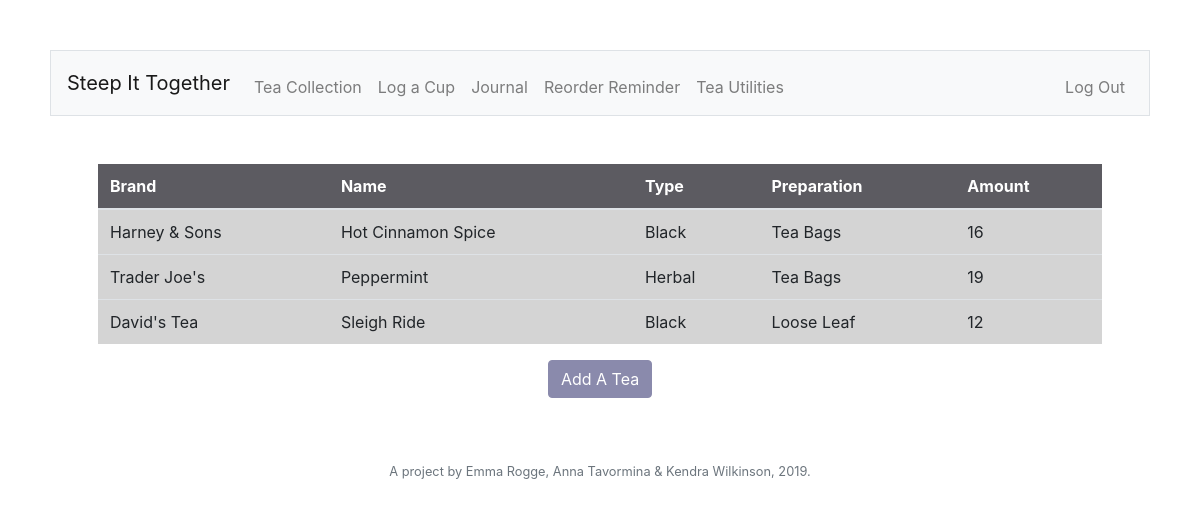
The page / (signed in) on the database its author committed.
### tables this page shows
CREATE TABLE transactions ('transaction_id' integer PRIMARY KEY AUTOINCREMENT NOT NULL, 'user_id' integer NOT NULL, 'name' text NOT NULL, 'brand' text, 'type' text NOT NULL, 'preparation' text NOT NULL, 'amount' integer, 'location' text, 'price' double precision, 'curr_date' text, 'curr_time' text);

### application.py (the view)
@app.route("/")
@login_required
def index():
    _items = get_teas_by_user()
    print("_items: {}".format(_items))
    return render_template("collection.html", items=_items)

### application.py (called while the page is built)
@app.after_request
def after_request(response):
    response.headers["Cache-Control"] = "no-cache, no-store, must-revalidate"
    response.headers["Expires"] = 0
    response.headers["Pragma"] = "no-cache"
    return response

@login_required
def get_teas_by_user():
    print("REFRESHING TEA COLLECTION!")
    teas_by_user = db.execute("SELECT SUM(transactions.amount) as 'amount', user_id, name, brand, type, preparation FROM transactions WHERE user_id=:user_id GROUP BY user_id, name, brand, type, preparation", \
        user_id=session['user_id'])
    print(teas_by_user)
    return teas_by_user

### helpers.py (called while the page is built)
def login_required(f):
    @wraps(f)
    def decorated_function(*args, **kwargs):
        if session.get("user_id") is None:
            return redirect("/login")
        return f(*args, **kwargs)
    return decorated_function

### templates/collection.html (shortened to what this page needs)
<html lang="en">
<link href="/static/css/collection.css" rel="stylesheet">
{% extends "layout.html" %}
{% block main %}
    <table class="table" border="0|0" id="teas">
        <thead id="heading">
            <tr>
                <th>Brand</th>
                <th>Name</th>
                <th>Type</th>
                <th>Preparation</th>
                <th>Amount</th>
            </tr>
        </thead>
    {% for item in items %}
        <tr id="row" class="tea-row">
            <td class="cell" class="brand">{{ item['brand'] }}</td>
            <td class="name">{{ item['name'] }}</td>
            <td class="type">{{ item['type']}}</td>
            <td class="preparation">{{ item['preparation']}}</td>
            <td class="amount">{{ item['amount']}}</td>
        </tr>
    {% endfor %}
    </table>
    <form action="{{ url_for('input_tea') }}" method="get">
        <td class="add-tea">
            <button class="btn" type="submit" id="add-tea-button">Add A Tea</button>
        </td>
    </form>
{% endblock %}

### static/css/collection.css (style rules this page uses)
table { border-collapse: border; outline: none; border: none; }
.table thead th, .table td { outline: none; border: none; padding: none; }
.tea-row { background-color: #d4d4d4; border: none; }
#heading { background-color: #5c5b61; border-color: #5c5b61; border: none; box-shadow: none; border-top: none; color: white; }
.btn#add-tea-button { display: block; margin-left: auto; margin-right: auto; text-align: center; color: white; border-color: #8a8aac; background-color: #8a8aac; }

### static/css/styles.css (style rules this page uses)
body { margin: 50px; background-image: url("https://i.imgur.com/XQ9OZGx.jpg"); background-repeat: no-repeat; background-size: cover; background-position: right top; background-attachment: fixed; }
button { margin-left: auto; margin-right: auto; }

### rows shown on the page
transactions: brand "David's Tea", name "Sleigh Ride", type "Black", preparation "Loose Leaf", amount "12"

### other values the page prints
{{ item['brand'] }} "Harney & Sons" "Trader Joe's"
{{ item['name'] }} "Hot Cinnamon Spice" "Peppermint"
{{ item['type'] }} "Black" "Herbal"
{{ item['preparation'] }} "Tea Bags" "Tea Bags"
{{ item['amount'] }} "16" "19"
